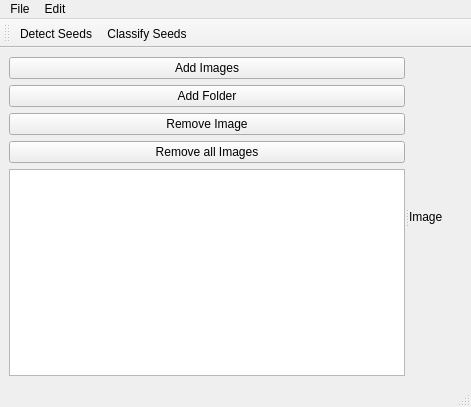
<?xml version="1.0" encoding="UTF-8"?>
<ui version="4.0">
 <class>ImageViewer</class>
 <widget class="QMainWindow" name="ImageViewer">
  <property name="geometry">
   <rect>
    <x>0</x>
    <y>0</y>
    <width>471</width>
    <height>407</height>
   </rect>
  </property>
  <property name="windowTitle">
   <string>ImageViewer</string>
  </property>
  <widget class="QWidget" name="centralwidget">
   <layout class="QGridLayout" name="gridLayout">
    <item row="0" column="0" rowspan="2" colspan="2">
     <widget class="QSplitter" name="splitter">
      <property name="orientation">
       <enum>Qt::Horizontal</enum>
      </property>
      <widget class="QWidget" name="verticalLayoutWidget">
       <layout class="QVBoxLayout" name="verticalLayout">
        <item>
         <widget class="QPushButton" name="pushButton_addImages">
          <property name="text">
           <string>Add Images</string>
          </property>
         </widget>
        </item>
        <item>
         <widget class="QPushButton" name="pushButton_addFolder">
          <property name="text">
           <string>Add Folder</string>
          </property>
         </widget>
        </item>
        <item>
         <widget class="QPushButton" name="pushButton_removeImage">
          <property name="text">
           <string>Remove Image</string>
          </property>
         </widget>
        </item>
        <item>
         <widget class="QPushButton" name="pushButton_removeAllImages">
          <property name="text">
           <string>Remove all Images</string>
          </property>
         </widget>
        </item>
        <item>
         <widget class="QListView" name="listView_listImages">
          <property name="editTriggers">
           <set>QAbstractItemView::NoEditTriggers</set>
          </property>
         </widget>
        </item>
       </layout>
      </widget>
      <widget class="QLabel" name="label">
       <property name="text">
        <string>Image</string>
       </property>
      </widget>
     </widget>
    </item>
   </layout>
  </widget>
  <widget class="QMenuBar" name="menubar">
   <property name="geometry">
    <rect>
     <x>0</x>
     <y>0</y>
     <width>471</width>
     <height>22</height>
    </rect>
   </property>
   <widget class="QMenu" name="menuFile">
    <property name="title">
     <string>File</string>
    </property>
   </widget>
   <widget class="QMenu" name="menuEdit">
    <property name="title">
     <string>Edit</string>
    </property>
    <addaction name="actionDetect_Seeds"/>
    <addaction name="actionClassify_Seeds"/>
   </widget>
   <addaction name="menuFile"/>
   <addaction name="menuEdit"/>
  </widget>
  <widget class="QStatusBar" name="statusbar"/>
  <widget class="QToolBar" name="toolBar">
   <property name="windowTitle">
    <string>toolBar</string>
   </property>
   <attribute name="toolBarArea">
    <enum>TopToolBarArea</enum>
   </attribute>
   <attribute name="toolBarBreak">
    <bool>false</bool>
   </attribute>
   <addaction name="actionDetect_Seeds"/>
   <addaction name="actionClassify_Seeds"/>
  </widget>
  <action name="actionDetect_Seeds">
   <property name="text">
    <string>Detect Seeds</string>
   </property>
  </action>
  <action name="actionClassify_Seeds">
   <property name="text">
    <string>Classify Seeds</string>
   </property>
  </action>
 </widget>
 <resources/>
 <connections/>
</ui>
